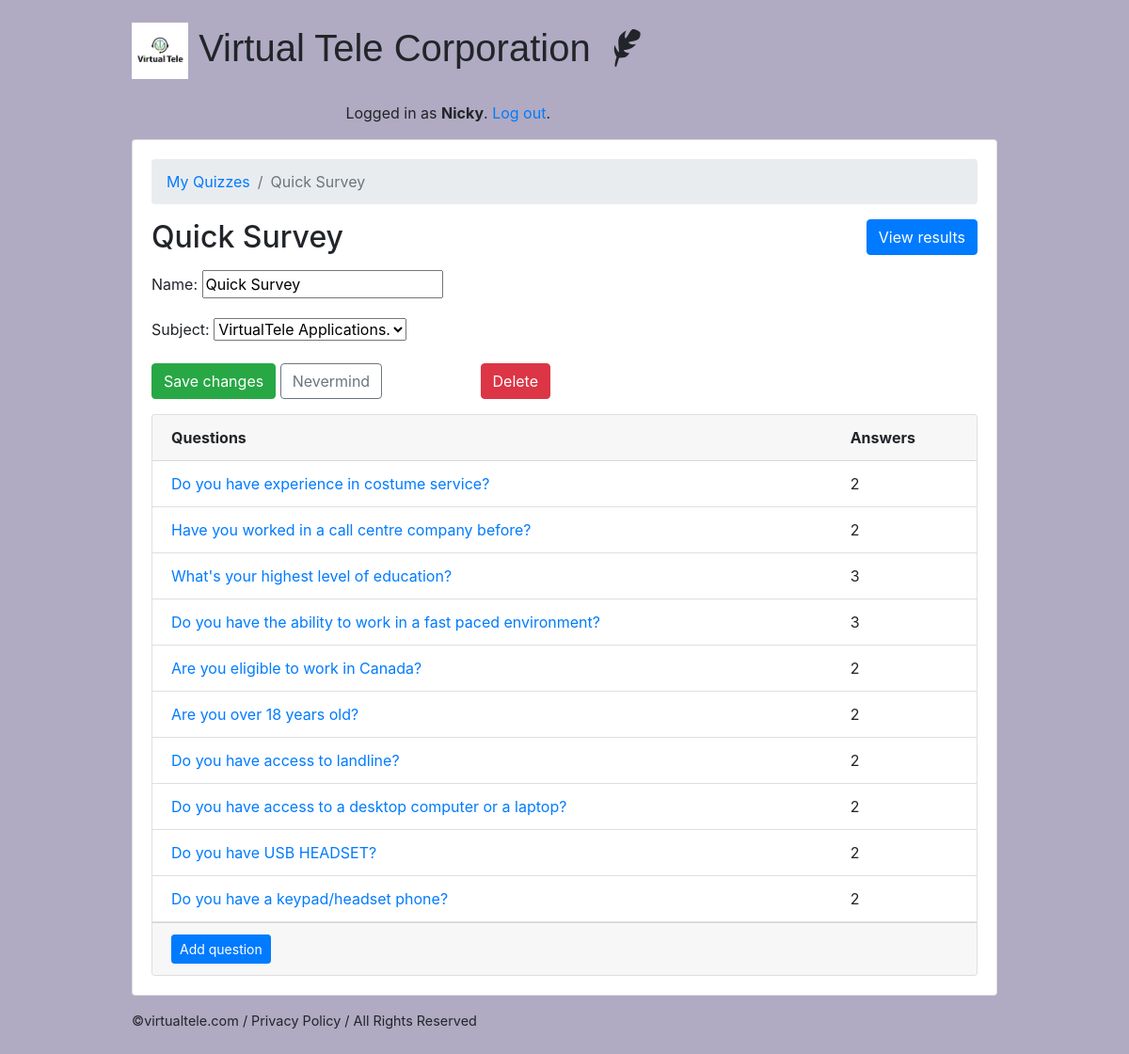
The app's page /recruiters/quiz/2/ (signed in) with its own data.
### classroom/models.py (models this page shows, shortened)
class User(AbstractUser):
    is_student = models.BooleanField(default=False)
    is_teacher = models.BooleanField(default=False)
    phone = models.CharField(max_length=60, blank=True, null=True)
    email = models.EmailField(blank=True, null=True)

class Quiz(models.Model):
    owner = models.ForeignKey(User, on_delete=models.CASCADE, related_name='quizzes')
    name = models.CharField(max_length=255)
    subject = models.ForeignKey(Subject, on_delete=models.CASCADE, related_name='quizzes')

class Subject(models.Model):
    name = models.CharField(max_length=30)
    color = models.CharField(max_length=7, default='#007bff')
    def __str__(self):
        return self.name

class Question(models.Model):
    quiz = models.ForeignKey(Quiz, on_delete=models.CASCADE, related_name='questions')
    text = models.CharField('Question', max_length=255)

### classroom/views/teachers.py (the view, shortened to what this page needs)
# urls.py: path('quiz/<int:pk>/', teachers.QuizUpdateView.as_view(), name='quiz_change'),
@method_decorator([login_required, teacher_required], name='dispatch')
class QuizUpdateView(UpdateView):
    model = Quiz
    fields = ('name', 'subject', )
    context_object_name = 'quiz'
    template_name = 'classroom/teachers/quiz_change_form.html'
    def get_context_data(self, **kwargs):
        kwargs['questions'] = self.get_object().questions.annotate(answers_count=Count('answers'))
        return super().get_context_data(**kwargs)
    def get_queryset(self):
        return self.request.user.quizzes.all()

### classroom/templates/classroom/teachers/quiz_change_form.html (shortened to what this page needs)
{% extends 'base.html' %}
{% block content %}
  <nav aria-label="breadcrumb">
    <ol class="breadcrumb">
      <li class="breadcrumb-item"><a href="{% url 'teachers:quiz_change_list' %}">My Quizzes</a></li>
      <li class="breadcrumb-item active" aria-current="page">{{ quiz.name }}</li>
    </ol>
  </nav>
  <h2 class="mb-3">
    {{ quiz.name }}
    <a href="{% url 'teachers:quiz_results' quiz.pk %}" class="btn btn-primary float-right">View results</a>
  </h2>
  <div class="row mb-3">
    <div class="col-md-6 col-sm-8 col-12">
      <form method="post" novalidate>
        {{ form.as_p }}
        <button type="submit" class="btn btn-success">Save changes</button>
        <a href="{% url 'teachers:quiz_change_list' %}" class="btn btn-outline-secondary" role="button">Nevermind</a>
        <a href="{% url 'teachers:quiz_delete' quiz.pk %}" class="btn btn-danger float-right">Delete</a>
      </form>
    </div>
  </div>
  <div class="card">
    <div class="card-header">
      <div class="row">
        <div class="col-10">
          <strong>Questions</strong>
        </div>
        <div class="col-2">
          <strong>Answers</strong>
        </div>
      </div>
    </div>
    <div class="list-group list-group-flush list-group-formset">
      {% for question in questions %}
        <div class="list-group-item">
          <div class="row">
            <div class="col-10">
              <a href="{% url 'teachers:question_change' quiz.pk question.pk %}">{{ question.text }}</a>
            </div>
            <div class="col-2">
              {{ question.answers_count }}
            </div>
          </div>
        </div>
      {% empty %}
        <div class="list-group-item text-center">
          <p class="text-muted font-italic mb-0">You haven't created any questions yet. Go ahead and <a href="{% url 'teachers:question_add' quiz.pk %}">add the first question</a>.</p>
        </div>
      {% endfor %}
    </div>
    <div class="card-footer">
      <a href="{% url 'teachers:question_add' quiz.pk %}" class="btn btn-primary btn-sm">Add question</a>
    </div>
  </div>
{% endblock %}

### templates/base.html (shortened to what this page needs)
{% load static %}<!doctype html>
<html lang="en">
  <head>
    <link rel="stylesheet" href="https://maxcdn.bootstrapcdn.com/bootstrap/4.0.0/css/bootstrap.min.css">
    <link rel="stylesheet" type="text/css" href="{% static 'vendor/fontello-2f186091/css/fontello.css' %}">
    <link rel="stylesheet" type="text/css" href="{% static 'css/app.css' %}">
    {% if user.is_authenticated and user.is_teacher %}
      <link rel="stylesheet" type="text/css" href="{% static 'css/teachers.css' %}">
    {% else %}
      <link rel="stylesheet" type="text/css" href="{% static 'css/students.css' %}">
    {% endif %}
  </head>
  <body>
    <div class="container my-4">
      <div class="row justify-content-center">
        <div class="col-md-10 col-sm-12">
          <div class="row">
            <div class="col-12">
              <h1 class="logo">
                <a href="{% url 'home' %}"> <img src="{% static 'img/logoVT.jpg' %}" width="60" height="60" alt="">
                  Virtual Tele Corporation
                  {% if user.is_authenticated %}
                    {% if user.is_teacher %}
                      <span class="icon-feather" data-toggle="tooltip" data-placement="right" title="Teacher profile"></span>
                    {% else %}
                      <span class="icon-user" data-toggle="tooltip" data-placement="right" title="Student profile"></span>
                    {% endif %}
                  {% endif %}
                </a>
              </h1>
            </div>
            <div class="col-6 text-right">
              {% if user.is_authenticated %}
                <p class="pt-3">Logged in as <strong>{{ user.username }}</strong>. <a href="{% url 'logout' %}">Log out</a>.</p>
              {% endif %}
            </div>
          </div>
          <div class="card mb-3">
            <div class="card-body">
              {% block content %}
              {% endblock %}
            </div>
          </div>
          <footer>
            <a href="https://simpleisbetterthancomplex.com">©virtualtele.com</a>
            /
            <a href="# ">Privacy Policy</a>
            /
            <a href="# ">All Rights Reserved</a>
          </footer>
        </div>
      </div>
    </div>
  </body>
</html>

### static/css/app.css (style rules this page uses)
.logo { font-family: Arial, Helvetica, sans-serif; }
.logo a { color: #212529; text-decoration: none; }
footer { font-size: .9rem; }
footer a { color: #212529; }

### static/css/teachers.css (style rules this page uses)
body { background-color: #b0aac2; }

### records on screen
User: username "Nicky"
Quiz: name "Quick Survey"
Question: text "Do you have experience in costume service?", answers_count "2"
Question: text "Have you worked in a call centre company before?", answers_count "2"
Question: text "What's your highest level of education?", answers_count "3"
Question: text "Do you have the ability to work in a fast paced environment?", answers_count "3"
Question: text "Are you eligible to work in Canada?", answers_count "2"
Question: text "Are you over 18 years old?", answers_count "2"
Question: text "Do you have access to landline?", answers_count "2"
Question: text "Do you have access to a desktop computer or a laptop?", answers_count "2"
Question: text "Do you have USB HEADSET?", answers_count "2"
Question: text "Do you have a keypad/headset phone?", answers_count "2"
